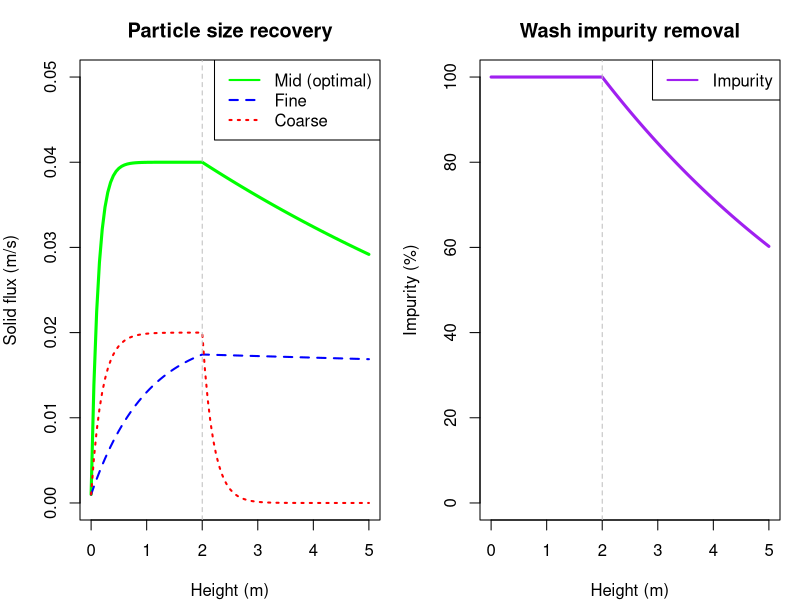

Source code (R):
library(deSolve)

# =====================================================================
# SCRIPT 1: STEADY-STATE PSD & CHANNELING MODEL (foam wash column)
# =====================================================================
# Marches a lumped steady-state model up the column height z:
#   Zone 1 (z < H_int): liquid pool, particles attach toward a per-size
#                       carrying capacity.
#   Zone 2 (z >= H_int): foam washing zone, particles detach / entrain and
#                        the impurity is swept out by the added wash liquid.
#
# Notes on the physics choices (from design discussion):
#   * Pressure sets bubble size: d_b ~ (P_ref/P)^(1/3) (gas compression at
#     formation). Smaller bubbles -> (a) more interfacial area, so higher
#     attachment rate and carrying capacity, and (b) smaller, more uniform
#     Plateau borders, so less wash channeling.
#   * channel_cv (was "D_axial") is a placeholder for POORLY DISTRIBUTED
#     WASH FLOW. Plateau-border size follows the packing fraction of the
#     squished bubbles (liquid holdup) and scales with bubble size; drainage
#     sets the *relative* channel width. Because drainage through a Plateau
#     border is ~Poiseuille (Q ~ r^4), a spread channel_cv in border width
#     amplifies ~4x into wash-flow variability -> the widest (largest)
#     borders take most of the water and the rest of the foam is
#     under-washed. This is a flow-maldistribution efficiency, NOT an
#     axial-dispersion (2nd-order) term.
#   * The wash liquid is set by the feed rate (Jl_wash = wash_ratio * Jl_feed)
#     so it can be swept in proportion to what is fed.
#   * Size-dependent loss: heavy COARSE particles settle / drain out with the
#     down-flowing wash liquid and are the dominant product loss; FINE
#     particles are buoyant enough to stay dispersed on the foam, so their
#     loss is small. Loss is coupled to the wash flux (over-washing costs
#     coarse recovery).
# =====================================================================

params <- c(
  H_total = 5.0, H_int = 2.0,
  Jg = 0.05,             # superficial gas velocity [m/s]
  eps_g = 0.85,          # gas holdup in foam (packing fraction of squished bubbles)

  # --- PRESSURE -> BUBBLE SIZE ---
  P       = 150000,      # operating pressure [Pa]
  P_ref   = 150000,      # reference pressure for the bubble-size closure [Pa]
  d_b_ref = 2.0e-3,      # bubble diameter at P_ref [m]

  # --- WASH LIQUID (correlated to feed so impurity can be swept) ---
  Jl_feed    = 0.004,    # feed superficial liquid velocity [m/s]
  wash_ratio = 0.5,      # wash-water : feed ratio -> sets the wash flux

  # --- 1. PARTICLE SIZE DISTRIBUTION (PSD) KINETICS ---
  # sink_* = susceptibility to settling/draining OUT of the foam with the
  # down-flowing wash liquid. Heavy coarse are lost most; buoyant fines least.
  # FINE (< 20 um): Hard to attach (low collision), hard to detach (embedded);
  #                 buoyant, so it rides the foam and is barely lost.
  k_att_fine = 1.0,  k_det_fine = 0.01, sink_fine = 0.02,
  # MID (50-150 um): The sweet spot. High attachment, moderate detachment.
  k_att_mid  = 8.0,  k_det_mid  = 0.1,  sink_mid  = 0.15,
  # COARSE (> 300 um): High collision, but massive detachment (gravity/shear)
  #                    and settles/drains out -> the dominant product loss.
  k_att_crs  = 5.0,  k_det_crs  = 5.0,  sink_crs  = 0.80,

  # Max carrying capacity per size class [m/s] (at P_ref; scales with area)
  Js_max_fine = 0.02, Js_max_mid = 0.04, Js_max_crs = 0.02,

  # --- 2. CHANNELING / WASH DISTRIBUTION ---
  k_drainage = 1.5,      # base impurity sweep rate [1/m]
  channel_cv = 0.35      # CV of Plateau-border widths (0 = ideal plug wash)
)

column_model_psd <- function(z, state, parameters) {
  with(as.list(c(state, parameters)), {

    # Pressure sets bubble size (gas compression at formation): d_b shrinks
    # as P rises. Smaller bubbles -> more interfacial area (area_factor > 1).
    d_b         <- d_b_ref * (P_ref / P)^(1 / 3)
    area_factor <- d_b_ref / d_b            # interfacial-area ratio vs reference

    # Wash liquid flux is set by the feed rate (swept downward through foam).
    Jl_wash <- wash_ratio * Jl_feed        # magnitude of downward wash flux [m/s]

    if (z < H_int) {
      # --- ZONE 1: LIQUID POOL ---
      # Fines struggle to attach; coarse and mid attach rapidly toward capacity.
      # Smaller bubbles (higher P) add interfacial area: faster attachment and
      # higher carrying capacity.
      dJs_fine <- k_att_fine * area_factor * (Js_max_fine * area_factor - Js_fine)
      dJs_mid  <- k_att_mid  * area_factor * (Js_max_mid  * area_factor - Js_mid)
      dJs_crs  <- k_att_crs  * area_factor * (Js_max_crs  * area_factor - Js_crs)

      dCimp_dz <- 0                         # well-mixed pool, no washing yet

    } else {
      # --- ZONE 2: FOAM WASHING ZONE ---
      U_rise <- Jg / eps_g                  # interstitial foam rise velocity [m/s]

      # Drainage ratio: downward wash liquid vs upward foam rise (dimensionless).
      drainage_ratio <- Jl_wash / U_rise

      # Detachment + settling/drainage loss. Heavy coarse settle and drain out
      # with the wash liquid (dominant loss); buoyant fines mostly stay.
      dJs_fine <- -Js_fine * (k_det_fine + sink_fine * drainage_ratio)
      dJs_mid  <- -Js_mid  * (k_det_mid  + sink_mid  * drainage_ratio)
      dJs_crs  <- -Js_crs  * (k_det_crs  + sink_crs  * drainage_ratio)

      # Channeling penalty from Plateau-border flow maldistribution. Border
      # width scales with bubble size, so larger bubbles (lower P) widen the
      # borders and worsen maldistribution. Q ~ r^4 => ~4x CV amplification.
      flow_cv         <- 4 * channel_cv * (d_b / d_b_ref)
      Wash_Efficiency <- 1 / (1 + flow_cv^2)   # effectiveness under maldistribution

      # Impurity swept out by the wash liquid; strength set by wash-vs-feed.
      wash_strength <- Jl_wash / (Jl_wash + Jl_feed)
      dCimp_dz <- -k_drainage * Wash_Efficiency * wash_strength * C_imp
    }

    list(c(dJs_fine, dJs_mid, dJs_crs, dCimp_dz))
  })
}

# --- Solve in two segments so the zone interface is not a discontinuity
#     inside a single adaptive solve. ---
H_int_v   <- params[["H_int"]]
H_total_v <- params[["H_total"]]
state_init <- c(Js_fine = 0.001, Js_mid = 0.001, Js_crs = 0.001, C_imp = 100)

# Zone 1: pool  (0 -> H_int)
z1   <- seq(0, H_int_v, by = 0.05)
out1 <- ode(y = state_init, times = z1, func = column_model_psd, parms = params)

# Zone 2: foam  (H_int -> H_total), starting from the pool-outlet state
state_mid <- out1[nrow(out1), -1]
z2   <- seq(H_int_v, H_total_v, by = 0.05)
out2 <- ode(y = state_mid, times = z2, func = column_model_psd, parms = params)

# Stitch the two segments (drop the duplicated H_int row)
out_psd <- as.data.frame(rbind(out1, out2[-1, ]))
names(out_psd)[1] <- "z"

# =====================================================================
# PLOTS
# =====================================================================
par(mfrow = c(1, 2), mar = c(4, 4, 3, 1))

# Plot PSD recovery
plot(out_psd$z, out_psd$Js_mid, type = "l", col = "green", lwd = 3, ylim = c(0, 0.05),
     ylab = "Solid flux (m/s)", xlab = "Height (m)", main = "Particle size recovery")
lines(out_psd$z, out_psd$Js_fine, col = "blue", lwd = 2, lty = 2)
lines(out_psd$z, out_psd$Js_crs,  col = "red",  lwd = 2, lty = 3)
abline(v = H_int_v, col = "gray", lty = 2)
legend("topright", legend = c("Mid (optimal)", "Fine", "Coarse"),
       col = c("green", "blue", "red"), lty = c(1, 2, 3), lwd = 2)

# Plot channeling / wash impact
plot(out_psd$z, out_psd$C_imp, type = "l", col = "purple", lwd = 3, ylim = c(0, 100),
     ylab = "Impurity (%)", xlab = "Height (m)", main = "Wash impurity removal")
abline(v = H_int_v, col = "gray", lty = 2)
legend("topright", legend = "Impurity", col = "purple", lty = 1, lwd = 2)
